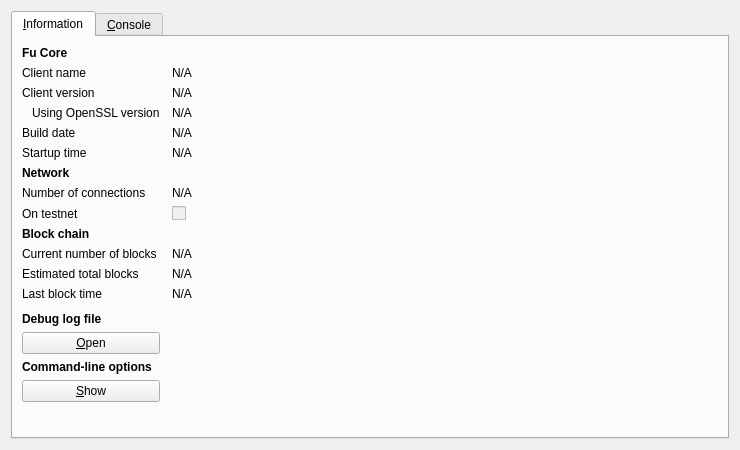
<?xml version="1.0" encoding="UTF-8"?>
<ui version="4.0">
 <class>RPCConsole</class>
 <widget class="QDialog" name="RPCConsole">
  <property name="geometry">
   <rect>
    <x>0</x>
    <y>0</y>
    <width>740</width>
    <height>450</height>
   </rect>
  </property>
  <property name="windowTitle">
   <string>Fu - Debug window</string>
  </property>
  <layout class="QVBoxLayout" name="verticalLayout_2">
   <item>
    <widget class="QTabWidget" name="tabWidget">
     <property name="currentIndex">
      <number>0</number>
     </property>
     <widget class="QWidget" name="tab_info">
      <attribute name="title">
       <string>&amp;Information</string>
      </attribute>
      <layout class="QGridLayout" name="gridLayout" columnstretch="0,1">
       <property name="horizontalSpacing">
        <number>12</number>
       </property>
       <item row="0" column="0">
        <widget class="QLabel" name="label_9">
         <property name="font">
          <font>
           <weight>75</weight>
           <bold>true</bold>
          </font>
         </property>
         <property name="text">
          <string>Fu Core</string>
         </property>
        </widget>
       </item>
       <item row="1" column="0">
        <widget class="QLabel" name="label_5">
         <property name="text">
          <string>Client name</string>
         </property>
        </widget>
       </item>
       <item row="1" column="1">
        <widget class="QLabel" name="clientName">
         <property name="cursor">
          <cursorShape>IBeamCursor</cursorShape>
         </property>
         <property name="text">
          <string>N/A</string>
         </property>
         <property name="textFormat">
          <enum>Qt::PlainText</enum>
         </property>
         <property name="textInteractionFlags">
          <set>Qt::LinksAccessibleByMouse|Qt::TextSelectableByKeyboard|Qt::TextSelectableByMouse</set>
         </property>
        </widget>
       </item>
       <item row="2" column="0">
        <widget class="QLabel" name="label_6">
         <property name="text">
          <string>Client version</string>
         </property>
        </widget>
       </item>
       <item row="2" column="1">
        <widget class="QLabel" name="clientVersion">
         <property name="cursor">
          <cursorShape>IBeamCursor</cursorShape>
         </property>
         <property name="text">
          <string>N/A</string>
         </property>
         <property name="textFormat">
          <enum>Qt::PlainText</enum>
         </property>
         <property name="textInteractionFlags">
          <set>Qt::LinksAccessibleByMouse|Qt::TextSelectableByKeyboard|Qt::TextSelectableByMouse</set>
         </property>
        </widget>
       </item>
       <item row="3" column="0">
        <widget class="QLabel" name="label_14">
         <property name="text">
          <string>Using OpenSSL version</string>
         </property>
         <property name="indent">
          <number>10</number>
         </property>
        </widget>
       </item>
       <item row="3" column="1">
        <widget class="QLabel" name="openSSLVersion">
         <property name="cursor">
          <cursorShape>IBeamCursor</cursorShape>
         </property>
         <property name="text">
          <string>N/A</string>
         </property>
         <property name="textFormat">
          <enum>Qt::PlainText</enum>
         </property>
         <property name="textInteractionFlags">
          <set>Qt::LinksAccessibleByMouse|Qt::TextSelectableByKeyboard|Qt::TextSelectableByMouse</set>
         </property>
        </widget>
       </item>
       <item row="4" column="0">
        <widget class="QLabel" name="label_12">
         <property name="text">
          <string>Build date</string>
         </property>
        </widget>
       </item>
       <item row="4" column="1">
        <widget class="QLabel" name="buildDate">
         <property name="cursor">
          <cursorShape>IBeamCursor</cursorShape>
         </property>
         <property name="text">
          <string>N/A</string>
         </property>
         <property name="textFormat">
          <enum>Qt::PlainText</enum>
         </property>
         <property name="textInteractionFlags">
          <set>Qt::LinksAccessibleByMouse|Qt::TextSelectableByKeyboard|Qt::TextSelectableByMouse</set>
         </property>
        </widget>
       </item>
       <item row="5" column="0">
        <widget class="QLabel" name="label_13">
         <property name="text">
          <string>Startup time</string>
         </property>
        </widget>
       </item>
       <item row="5" column="1">
        <widget class="QLabel" name="startupTime">
         <property name="cursor">
          <cursorShape>IBeamCursor</cursorShape>
         </property>
         <property name="text">
          <string>N/A</string>
         </property>
         <property name="textFormat">
          <enum>Qt::PlainText</enum>
         </property>
         <property name="textInteractionFlags">
          <set>Qt::LinksAccessibleByMouse|Qt::TextSelectableByKeyboard|Qt::TextSelectableByMouse</set>
         </property>
        </widget>
       </item>
       <item row="6" column="0">
        <widget class="QLabel" name="label_11">
         <property name="font">
          <font>
           <weight>75</weight>
           <bold>true</bold>
          </font>
         </property>
         <property name="text">
          <string>Network</string>
         </property>
        </widget>
       </item>
       <item row="7" column="0">
        <widget class="QLabel" name="label_7">
         <property name="text">
          <string>Number of connections</string>
         </property>
        </widget>
       </item>
       <item row="7" column="1">
        <widget class="QLabel" name="numberOfConnections">
         <property name="cursor">
          <cursorShape>IBeamCursor</cursorShape>
         </property>
         <property name="text">
          <string>N/A</string>
         </property>
         <property name="textFormat">
          <enum>Qt::PlainText</enum>
         </property>
         <property name="textInteractionFlags">
          <set>Qt::LinksAccessibleByMouse|Qt::TextSelectableByKeyboard|Qt::TextSelectableByMouse</set>
         </property>
        </widget>
       </item>
       <item row="8" column="0">
        <widget class="QLabel" name="label_8">
         <property name="text">
          <string>On testnet</string>
         </property>
        </widget>
       </item>
       <item row="8" column="1">
        <widget class="QCheckBox" name="isTestNet">
         <property name="enabled">
          <bool>false</bool>
         </property>
         <property name="text">
          <string/>
         </property>
        </widget>
       </item>
       <item row="9" column="0">
        <widget class="QLabel" name="label_10">
         <property name="font">
          <font>
           <weight>75</weight>
           <bold>true</bold>
          </font>
         </property>
         <property name="text">
          <string>Block chain</string>
         </property>
        </widget>
       </item>
       <item row="10" column="0">
        <widget class="QLabel" name="label_3">
         <property name="text">
          <string>Current number of blocks</string>
         </property>
        </widget>
       </item>
       <item row="10" column="1">
        <widget class="QLabel" name="numberOfBlocks">
         <property name="cursor">
          <cursorShape>IBeamCursor</cursorShape>
         </property>
         <property name="text">
          <string>N/A</string>
         </property>
         <property name="textFormat">
          <enum>Qt::PlainText</enum>
         </property>
         <property name="textInteractionFlags">
          <set>Qt::LinksAccessibleByMouse|Qt::TextSelectableByKeyboard|Qt::TextSelectableByMouse</set>
         </property>
        </widget>
       </item>
       <item row="11" column="0">
        <widget class="QLabel" name="label_4">
         <property name="text">
          <string>Estimated total blocks</string>
         </property>
        </widget>
       </item>
       <item row="11" column="1">
        <widget class="QLabel" name="totalBlocks">
         <property name="cursor">
          <cursorShape>IBeamCursor</cursorShape>
         </property>
         <property name="text">
          <string>N/A</string>
         </property>
         <property name="textFormat">
          <enum>Qt::PlainText</enum>
         </property>
         <property name="textInteractionFlags">
          <set>Qt::LinksAccessibleByMouse|Qt::TextSelectableByKeyboard|Qt::TextSelectableByMouse</set>
         </property>
        </widget>
       </item>
       <item row="12" column="0">
        <widget class="QLabel" name="label_2">
         <property name="text">
          <string>Last block time</string>
         </property>
        </widget>
       </item>
       <item row="12" column="1">
        <widget class="QLabel" name="lastBlockTime">
         <property name="cursor">
          <cursorShape>IBeamCursor</cursorShape>
         </property>
         <property name="text">
          <string>N/A</string>
         </property>
         <property name="textFormat">
          <enum>Qt::PlainText</enum>
         </property>
         <property name="textInteractionFlags">
          <set>Qt::LinksAccessibleByMouse|Qt::TextSelectableByKeyboard|Qt::TextSelectableByMouse</set>
         </property>
        </widget>
       </item>
       <item row="13" column="0">
        <spacer name="verticalSpacer_2">
         <property name="orientation">
          <enum>Qt::Vertical</enum>
         </property>
         <property name="sizeHint" stdset="0">
          <size>
           <width>20</width>
           <height>20</height>
          </size>
         </property>
        </spacer>
       </item>
       <item row="14" column="0">
        <widget class="QLabel" name="labelDebugLogfile">
         <property name="font">
          <font>
           <weight>75</weight>
           <bold>true</bold>
          </font>
         </property>
         <property name="text">
          <string>Debug log file</string>
         </property>
        </widget>
       </item>
       <item row="15" column="0">
        <widget class="QPushButton" name="openDebugLogfileButton">
         <property name="toolTip">
          <string>Open the Fu debug log file from the current data directory. This can take a few seconds for large log files.</string>
         </property>
         <property name="text">
          <string>&amp;Open</string>
         </property>
         <property name="autoDefault">
          <bool>false</bool>
         </property>
        </widget>
       </item>
       <item row="16" column="0">
        <widget class="QLabel" name="labelCLOptions">
         <property name="font">
          <font>
           <weight>75</weight>
           <bold>true</bold>
          </font>
         </property>
         <property name="text">
          <string>Command-line options</string>
         </property>
        </widget>
       </item>
       <item row="17" column="0">
        <widget class="QPushButton" name="showCLOptionsButton">
         <property name="toolTip">
          <string>Show the Bitcoin-Qt help message to get a list with possible Fu command-line options.</string>
         </property>
         <property name="text">
          <string>&amp;Show</string>
         </property>
         <property name="autoDefault">
          <bool>false</bool>
         </property>
        </widget>
       </item>
       <item row="18" column="0">
        <spacer name="verticalSpacer">
         <property name="orientation">
          <enum>Qt::Vertical</enum>
         </property>
         <property name="sizeHint" stdset="0">
          <size>
           <width>20</width>
           <height>40</height>
          </size>
         </property>
        </spacer>
       </item>
      </layout>
     </widget>
     <widget class="QWidget" name="tab_console">
      <attribute name="title">
       <string>&amp;Console</string>
      </attribute>
      <layout class="QVBoxLayout" name="verticalLayout_3">
       <property name="spacing">
        <number>3</number>
       </property>
       <item>
        <widget class="QTextEdit" name="messagesWidget">
         <property name="minimumSize">
          <size>
           <width>0</width>
           <height>100</height>
          </size>
         </property>
         <property name="readOnly">
          <bool>true</bool>
         </property>
         <property name="tabKeyNavigation" stdset="0">
          <bool>false</bool>
         </property>
         <property name="columnCount" stdset="0">
          <number>2</number>
         </property>
        </widget>
       </item>
       <item>
        <layout class="QHBoxLayout" name="horizontalLayout">
         <property name="spacing">
          <number>3</number>
         </property>
         <item>
          <widget class="QLabel" name="label">
           <property name="text">
            <string notr="true">&gt;</string>
           </property>
          </widget>
         </item>
         <item>
          <widget class="QLineEdit" name="lineEdit"/>
         </item>
         <item>
          <widget class="QPushButton" name="clearButton">
           <property name="maximumSize">
            <size>
             <width>24</width>
             <height>24</height>
            </size>
           </property>
           <property name="toolTip">
            <string>Clear console</string>
           </property>
           <property name="text">
            <string/>
           </property>
           <property name="icon">
            <iconset resource="../bitcoin.qrc">
             <normaloff>:/icons/remove</normaloff>:/icons/remove</iconset>
           </property>
           <property name="shortcut">
            <string notr="true">Ctrl+L</string>
           </property>
           <property name="autoDefault">
            <bool>false</bool>
           </property>
          </widget>
         </item>
        </layout>
       </item>
      </layout>
     </widget>
    </widget>
   </item>
  </layout>
 </widget>
 <resources>
  <include location="../bitcoin.qrc"/>
 </resources>
 <connections/>
</ui>
